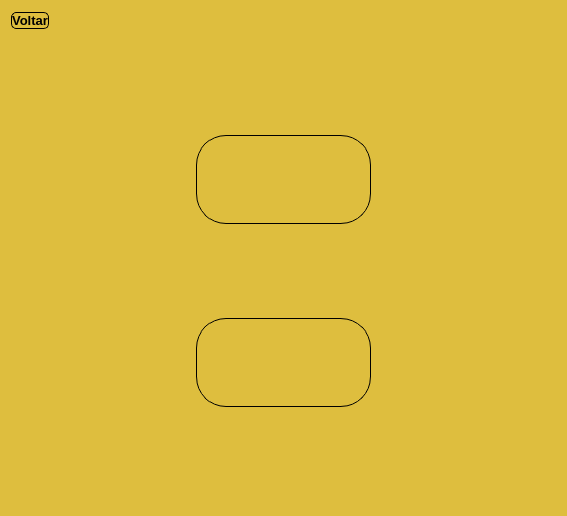
<?xml version="1.0" encoding="UTF-8"?>
<ui version="4.0">
 <class>Form</class>
 <widget class="QWidget" name="Form">
  <property name="geometry">
   <rect>
    <x>0</x>
    <y>0</y>
    <width>567</width>
    <height>516</height>
   </rect>
  </property>
  <property name="windowTitle">
   <string>Form</string>
  </property>
  <property name="styleSheet">
   <string notr="true">background-color: rgb(222, 190, 62);</string>
  </property>
  <layout class="QVBoxLayout" name="verticalLayout_2">
   <item>
    <layout class="QHBoxLayout" name="horizontalLayout_5">
     <item>
      <widget class="QPushButton" name="botao_voltar">
       <property name="font">
        <font>
         <pointsize>10</pointsize>
         <weight>75</weight>
         <bold>true</bold>
        </font>
       </property>
       <property name="styleSheet">
        <string notr="true">QPushButton {
	border: 1px solid rgb(0, 0, 0);
	border-radius: 5px
}
QPushButton:hover {
	background-color: rgb(186, 241, 249)
}

QPushButton:pressed {
	
	background-color: rgb(53, 218, 255);
}</string>
       </property>
       <property name="text">
        <string>Voltar</string>
       </property>
       <property name="icon">
        <iconset>
         <normaloff>../../../Downloads/Icons/189260.png</normaloff>../../../Downloads/Icons/189260.png</iconset>
       </property>
      </widget>
     </item>
     <item>
      <spacer name="horizontalSpacer_7">
       <property name="orientation">
        <enum>Qt::Horizontal</enum>
       </property>
       <property name="sizeHint" stdset="0">
        <size>
         <width>40</width>
         <height>20</height>
        </size>
       </property>
      </spacer>
     </item>
    </layout>
   </item>
   <item>
    <widget class="QStackedWidget" name="stackedWidget">
     <property name="styleSheet">
      <string notr="true">background-color: rgb(222, 190, 62);</string>
     </property>
     <property name="currentIndex">
      <number>1</number>
     </property>
     <widget class="QWidget" name="page">
      <layout class="QVBoxLayout" name="verticalLayout_4">
       <item>
        <layout class="QHBoxLayout" name="horizontalLayout_3">
         <item>
          <widget class="QLabel" name="label">
           <property name="text">
            <string>&lt;html&gt;&lt;head/&gt;&lt;body&gt;&lt;p&gt;&lt;span style=&quot; font-size:10pt; font-weight:600;&quot;&gt;Nome Do Arquivo:&lt;/span&gt;&lt;/p&gt;&lt;/body&gt;&lt;/html&gt;</string>
           </property>
          </widget>
         </item>
         <item>
          <widget class="QLineEdit" name="nome_arquivo_edit">
           <property name="font">
            <font>
             <pointsize>10</pointsize>
            </font>
           </property>
           <property name="styleSheet">
            <string notr="true">border: opx solid rgb(0, 0, 0);</string>
           </property>
          </widget>
         </item>
        </layout>
       </item>
       <item>
        <widget class="QPlainTextEdit" name="criar_texto_edit">
         <property name="sizePolicy">
          <sizepolicy hsizetype="Preferred" vsizetype="Expanding">
           <horstretch>0</horstretch>
           <verstretch>0</verstretch>
          </sizepolicy>
         </property>
         <property name="font">
          <font>
           <family>Arial</family>
           <pointsize>12</pointsize>
           <weight>75</weight>
           <bold>true</bold>
           <stylestrategy>NoAntialias</stylestrategy>
          </font>
         </property>
         <property name="contextMenuPolicy">
          <enum>Qt::CustomContextMenu</enum>
         </property>
         <property name="styleSheet">
          <string notr="true">color: rgb(0, 0, 0);
background-color: rgb(255, 255, 127);
border-radius: 10px;
border: 1px solid rgb(0, 0, 0)</string>
         </property>
         <property name="verticalScrollBarPolicy">
          <enum>Qt::ScrollBarAlwaysOff</enum>
         </property>
         <property name="horizontalScrollBarPolicy">
          <enum>Qt::ScrollBarAlwaysOff</enum>
         </property>
         <property name="tabChangesFocus">
          <bool>false</bool>
         </property>
         <property name="undoRedoEnabled">
          <bool>true</bool>
         </property>
         <property name="readOnly">
          <bool>false</bool>
         </property>
         <property name="plainText">
          <string/>
         </property>
         <property name="overwriteMode">
          <bool>false</bool>
         </property>
        </widget>
       </item>
       <item>
        <layout class="QVBoxLayout" name="verticalLayout_3">
         <item>
          <spacer name="verticalSpacer_3">
           <property name="orientation">
            <enum>Qt::Vertical</enum>
           </property>
           <property name="sizeHint" stdset="0">
            <size>
             <width>20</width>
             <height>40</height>
            </size>
           </property>
          </spacer>
         </item>
         <item>
          <layout class="QHBoxLayout" name="horizontalLayout_2">
           <item>
            <spacer name="horizontalSpacer_3">
             <property name="orientation">
              <enum>Qt::Horizontal</enum>
             </property>
             <property name="sizeHint" stdset="0">
              <size>
               <width>40</width>
               <height>20</height>
              </size>
             </property>
            </spacer>
           </item>
           <item>
            <widget class="QPushButton" name="botao_salvar">
             <property name="sizePolicy">
              <sizepolicy hsizetype="Expanding" vsizetype="Expanding">
               <horstretch>0</horstretch>
               <verstretch>0</verstretch>
              </sizepolicy>
             </property>
             <property name="font">
              <font>
               <pointsize>12</pointsize>
               <weight>75</weight>
               <italic>false</italic>
               <bold>true</bold>
               <underline>false</underline>
               <strikeout>false</strikeout>
               <stylestrategy>PreferDefault</stylestrategy>
               <kerning>true</kerning>
              </font>
             </property>
             <property name="styleSheet">
              <string notr="true">QPushButton {
	
	color: rgb(0, 0, 0);
	background-color: rgb(255, 255, 255);
	border-radius: 10px;
	border: 1px solid rgb(0, 0, 0)
}

QPushButton:hover {
	background-color: rgb(186, 241, 249)
}

QPushButton:pressed {
	
	background-color: rgb(53, 218, 255);
}</string>
             </property>
             <property name="text">
              <string>Salvar</string>
             </property>
            </widget>
           </item>
           <item>
            <spacer name="horizontalSpacer_4">
             <property name="orientation">
              <enum>Qt::Horizontal</enum>
             </property>
             <property name="sizeHint" stdset="0">
              <size>
               <width>40</width>
               <height>20</height>
              </size>
             </property>
            </spacer>
           </item>
          </layout>
         </item>
         <item>
          <spacer name="verticalSpacer_4">
           <property name="orientation">
            <enum>Qt::Vertical</enum>
           </property>
           <property name="sizeHint" stdset="0">
            <size>
             <width>20</width>
             <height>40</height>
            </size>
           </property>
          </spacer>
         </item>
        </layout>
       </item>
      </layout>
     </widget>
     <widget class="QWidget" name="page_4">
      <layout class="QVBoxLayout" name="verticalLayout_9">
       <item>
        <layout class="QHBoxLayout" name="horizontalLayout_4">
         <item>
          <spacer name="horizontalSpacer_5">
           <property name="orientation">
            <enum>Qt::Horizontal</enum>
           </property>
           <property name="sizeHint" stdset="0">
            <size>
             <width>40</width>
             <height>20</height>
            </size>
           </property>
          </spacer>
         </item>
         <item>
          <layout class="QVBoxLayout" name="verticalLayout_8">
           <item>
            <spacer name="verticalSpacer_6">
             <property name="orientation">
              <enum>Qt::Vertical</enum>
             </property>
             <property name="sizeHint" stdset="0">
              <size>
               <width>20</width>
               <height>40</height>
              </size>
             </property>
            </spacer>
           </item>
           <item>
            <widget class="QPushButton" name="botao_escrever">
             <property name="sizePolicy">
              <sizepolicy hsizetype="Expanding" vsizetype="Expanding">
               <horstretch>0</horstretch>
               <verstretch>0</verstretch>
              </sizepolicy>
             </property>
             <property name="styleSheet">
              <string notr="true">QPushButton {
	border: 1px solid rgb(0, 0, 0);
	border-radius: 30px
}
QPushButton:hover {
	background-color: rgb(186, 241, 249)
}

QPushButton:pressed {
	
	background-color: rgb(53, 218, 255);
}</string>
             </property>
             <property name="text">
              <string/>
             </property>
             <property name="icon">
              <iconset>
               <normaloff>icons/caderno.png</normaloff>icons/caderno.png</iconset>
             </property>
             <property name="iconSize">
              <size>
               <width>40</width>
               <height>40</height>
              </size>
             </property>
             <property name="autoExclusive">
              <bool>false</bool>
             </property>
            </widget>
           </item>
           <item>
            <spacer name="verticalSpacer_7">
             <property name="orientation">
              <enum>Qt::Vertical</enum>
             </property>
             <property name="sizeHint" stdset="0">
              <size>
               <width>20</width>
               <height>40</height>
              </size>
             </property>
            </spacer>
           </item>
           <item>
            <widget class="QPushButton" name="botao_ler">
             <property name="sizePolicy">
              <sizepolicy hsizetype="Expanding" vsizetype="Expanding">
               <horstretch>0</horstretch>
               <verstretch>0</verstretch>
              </sizepolicy>
             </property>
             <property name="styleSheet">
              <string notr="true">QPushButton {
	border: 1px solid rgb(0, 0, 0);
	border-radius: 30px
}
QPushButton:hover {
	background-color: rgb(186, 241, 249)
}

QPushButton:pressed {
	
	background-color: rgb(53, 218, 255);
}</string>
             </property>
             <property name="text">
              <string/>
             </property>
             <property name="icon">
              <iconset>
               <normaloff>icons/livro.png</normaloff>icons/livro.png</iconset>
             </property>
             <property name="iconSize">
              <size>
               <width>40</width>
               <height>40</height>
              </size>
             </property>
            </widget>
           </item>
           <item>
            <spacer name="verticalSpacer_8">
             <property name="orientation">
              <enum>Qt::Vertical</enum>
             </property>
             <property name="sizeHint" stdset="0">
              <size>
               <width>20</width>
               <height>40</height>
              </size>
             </property>
            </spacer>
           </item>
          </layout>
         </item>
         <item>
          <spacer name="horizontalSpacer_6">
           <property name="orientation">
            <enum>Qt::Horizontal</enum>
           </property>
           <property name="sizeHint" stdset="0">
            <size>
             <width>40</width>
             <height>20</height>
            </size>
           </property>
          </spacer>
         </item>
        </layout>
       </item>
      </layout>
     </widget>
     <widget class="QWidget" name="page_5">
      <layout class="QVBoxLayout" name="verticalLayout_10">
       <item>
        <widget class="QScrollArea" name="scrollArea_2">
         <property name="frameShape">
          <enum>QFrame::NoFrame</enum>
         </property>
         <property name="lineWidth">
          <number>1</number>
         </property>
         <property name="verticalScrollBarPolicy">
          <enum>Qt::ScrollBarAlwaysOff</enum>
         </property>
         <property name="horizontalScrollBarPolicy">
          <enum>Qt::ScrollBarAsNeeded</enum>
         </property>
         <property name="widgetResizable">
          <bool>true</bool>
         </property>
         <widget class="QWidget" name="scrollAreaWidgetContents">
          <property name="geometry">
           <rect>
            <x>0</x>
            <y>0</y>
            <width>531</width>
            <height>452</height>
           </rect>
          </property>
          <layout class="QVBoxLayout" name="verticalLayout_11"/>
         </widget>
        </widget>
       </item>
      </layout>
     </widget>
     <widget class="QWidget" name="page_3">
      <layout class="QVBoxLayout" name="verticalLayout_6">
       <item>
        <widget class="QScrollArea" name="scrollArea">
         <property name="frameShape">
          <enum>QFrame::StyledPanel</enum>
         </property>
         <property name="frameShadow">
          <enum>QFrame::Raised</enum>
         </property>
         <property name="midLineWidth">
          <number>10</number>
         </property>
         <property name="verticalScrollBarPolicy">
          <enum>Qt::ScrollBarAlwaysOff</enum>
         </property>
         <property name="horizontalScrollBarPolicy">
          <enum>Qt::ScrollBarAsNeeded</enum>
         </property>
         <property name="widgetResizable">
          <bool>true</bool>
         </property>
         <widget class="QWidget" name="scrollAreaWidgetContents_3">
          <property name="geometry">
           <rect>
            <x>0</x>
            <y>0</y>
            <width>529</width>
            <height>450</height>
           </rect>
          </property>
          <layout class="QVBoxLayout" name="verticalLayout_7">
           <item>
            <widget class="QPlainTextEdit" name="plainTextEdit_2">
             <property name="font">
              <font>
               <pointsize>10</pointsize>
               <weight>75</weight>
               <bold>true</bold>
              </font>
             </property>
             <property name="styleSheet">
              <string notr="true">border: 1px solid color rgb(0, 0, 0);
border-radius: 10px;
background-color: rgb(255, 255, 127);</string>
             </property>
             <property name="plainText">
              <string>aaaaaaaaaaaaaaaaaaaaaaaaaaaaaaa</string>
             </property>
            </widget>
           </item>
          </layout>
         </widget>
        </widget>
       </item>
      </layout>
     </widget>
    </widget>
   </item>
  </layout>
 </widget>
 <resources/>
 <connections/>
</ui>
